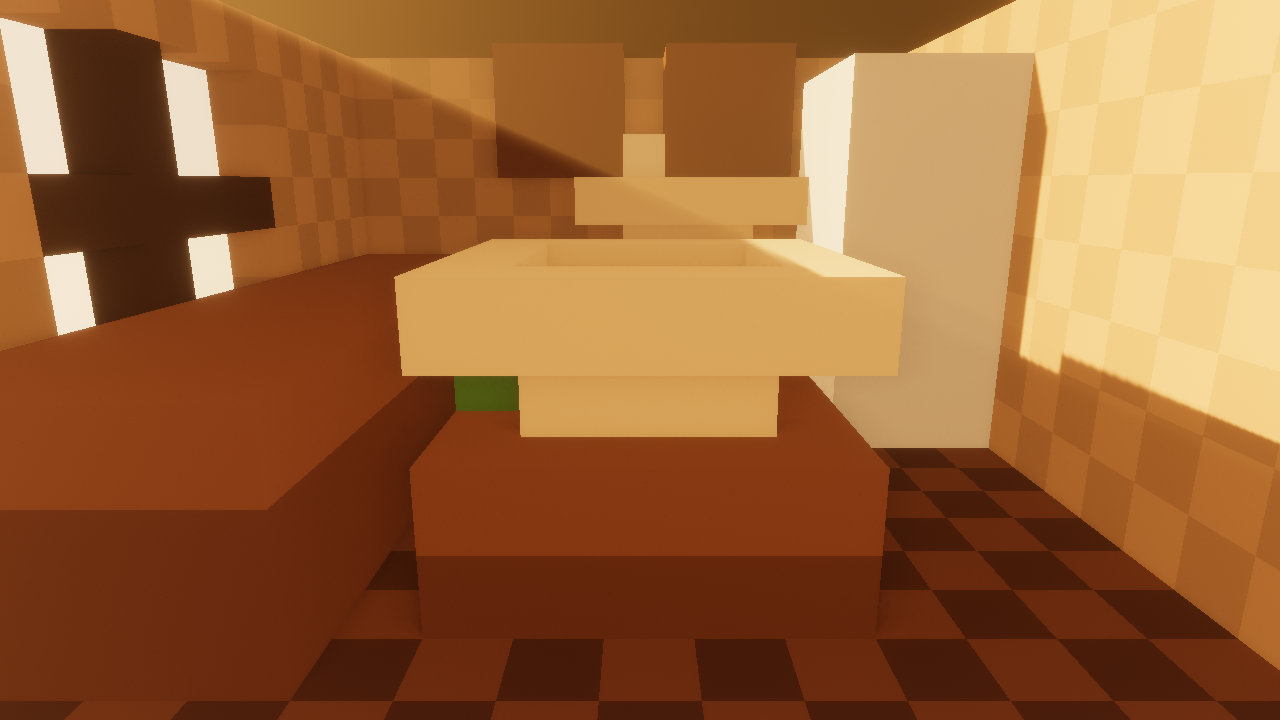
#> input picture hero-golden-a.png, 1280 x 720 px
$ python _pixel_measure.py ../hero-golden-a.png
#> lines starting #> are read from the running program, lines starting #| are printed output that depends on the picture
#!/usr/bin/env python3
"""Flamingo/pixel - the two numbers this round is judged on, and nothing else.

Two modes, because the two frames fail differently:

  --mode interior   HUE/VALUE SEPARATION.  Not "cool pixel %": that axis was
                    proven unreachable on an interior graded against an outdoor
                    valley reference (docs/VERDICT-b-clamp-root-cause-2026-08-20.md),
                    and chasing it is what flipped the room from sepia to blue
                    wash. What a viewer actually reads is whether the material
                    classes in frame land on DIFFERENT hues at DIFFERENT values.
                    So the frame is k-means'd into 5 colour clusters and the
                    spread BETWEEN cluster centres is reported. A sepia frame has
                    5 centres on one hue; a separated frame does not.

  --mode sky        SKY vs GROUND.  Fixed horizontal bands, printed with the
                    result so the reduction is never in doubt, and identical on
                    both sides of every A/B here. Band choice is plate-bound (see
                    px-thresholds-are-plate-bound): valid for the pinned
                    beach_dusk vista framing at 1280x720 ONLY.

Read-only. Prints a table; exits 0 unless a file is missing (2).
"""
import sys, os, math
import numpy as np
from PIL import Image

SKY_ROWS = (0, 55)        # beach_dusk pinned vista, 1280x720: pure dome
GND_ROWS = (420, 720)     # ... and pure lit ground


def rgb_hsl(a):
    """a: HxWx3 float 0..1 -> (hue_deg, sat, lightness)."""
    mx, mn = a.max(-1), a.min(-1)
    d = mx - mn
    L = (mx + mn) * 0.5
    denom = np.where(L < 0.5, mx + mn, 2.0 - mx - mn)
    S = np.where(d == 0, 0.0, d / np.where(denom == 0, 1.0, denom))
    dd = np.where(d == 0, 1.0, d)
    r, g, b = a[..., 0], a[..., 1], a[..., 2]
    h = np.where(mx == r, ((g - b) / dd) % 6,
        np.where(mx == g, (b - r) / dd + 2, (r - g) / dd + 4)) * 60.0
    return h, S, L


def hue_dist(h1, h2):
    d = abs(h1 - h2) % 360.0
    return min(d, 360.0 - d)


def kmeans(x, k, iters=40, seed=0):
    """Tiny deterministic k-means. seed fixed so a re-run reproduces the table."""
    rng = np.random.default_rng(seed)
    c = x[rng.choice(len(x), k, replace=False)]
    for _ in range(iters):
        d = ((x[:, None, :] - c[None, :, :]) ** 2).sum(-1)
        lab = d.argmin(1)
        for j in range(k):
            m = lab == j
            if m.any():
                c[j] = x[m].mean(0)
    return c, lab


def interior(path, k=5):
    im = Image.open(path).convert("RGB")
    a = np.asarray(im).astype(np.float64) / 255.0
    h, s, L = rgb_hsl(a)

    # Occupied hue bins - chromatic pixels only, and a bin has to hold >=0.5%
    # of them to count (so one stray texel is not "a colour in the frame").
    sel = (s > 0.06) & (L > 0.03) & (L < 0.97)
    hh = h[sel]
    bins = np.histogram(hh, bins=24, range=(0, 360))[0]
    occ = int((bins > max(1, hh.size * 0.005)).sum())
    span = float(np.percentile(hh, 95) - np.percentile(hh, 5)) if hh.size else 0.0

    # Cluster the frame and measure how far apart the clusters actually are.
    flat = a.reshape(-1, 3)
    step = max(1, len(flat) // 60000)
    c, _ = kmeans(flat[::step].copy(), k)
    ch, cs, cL = rgb_hsl(c[None, :, :])
    ch, cs, cL = ch[0], cs[0], cL[0]
    order = np.argsort(cL)
    ch, cs, cL, c = ch[order], cs[order], cL[order], c[order]
    hue_spread = max(hue_dist(ch[i], ch[j]) for i in range(k) for j in range(k))
    val_spread = float(cL.max() - cL.min())

    print(f"  {os.path.basename(path)}")
    print(f"    hue bins occupied  {occ}/24        hue p5-p95 span  {span:6.1f} deg")
    print(f"    cluster hue spread {hue_spread:6.1f} deg   cluster value spread {val_spread:6.3f}")
    print(f"    L  mean {L.mean():.3f}  p5 {np.percentile(L,5):.3f}  p95 {np.percentile(L,95):.3f}"
          f"   warm(R>B) {100*(a[...,0]>a[...,2]).mean():5.1f}%  cool(B>=R) {100*(a[...,2]>=a[...,0]).mean():5.1f}%")
    for i in range(k):
        rgb = tuple((c[i] * 255).round().astype(int).tolist())
        print(f"      c{i}  rgb{str(rgb):>18}  hue {ch[i]:6.1f}  sat {cs[i]:.2f}  L {cL[i]:.3f}")
    return dict(occ=occ, span=span, hue_spread=hue_spread, val_spread=val_spread)


def sky(path):
    im = Image.open(path).convert("RGB")
    a = np.asarray(im).astype(np.float64)
    if a.shape[0] != 720 or a.shape[1] != 1280:
        print(f"  {os.path.basename(path)}  REFUSED - bands are pinned to 1280x720, got {a.shape[1]}x{a.shape[0]}")
        return None
    lum = 0.2126 * a[..., 0] + 0.7152 * a[..., 1] + 0.0722 * a[..., 2]
    sk, gd = lum[SKY_ROWS[0]:SKY_ROWS[1]], lum[GND_ROWS[0]:GND_ROWS[1]]
    skr = a[SKY_ROWS[0]:SKY_ROWS[1]].reshape(-1, 3)
    sm, gm = float(np.median(sk)), float(np.median(gd))
    blown = 100.0 * float((skr.min(1) >= 250).mean())
    h, s, L = rgb_hsl(a[SKY_ROWS[0]:SKY_ROWS[1]] / 255.0)
    chroma = s > 0.04
    hspan = float(np.percentile(h[chroma], 95) - np.percentile(h[chroma], 5)) if chroma.any() else 0.0
    print(f"  {os.path.basename(path)}")
    print(f"    sky_median_L {sm:7.2f}   ground_median_L {gm:7.2f}   ratio {sm/gm:6.3f}   (target 1.80)")
    print(f"    sky rgb mean {str(tuple(skr.mean(0).round(1).tolist()))}  gradient p95-p5 {np.percentile(sk,95)-np.percentile(sk,5):6.2f}"
          f"  hue span {hspan:5.1f}  blown {blown:5.2f}%")
    return dict(ratio=sm / gm, sky=sm, gnd=gm)


def main():
    mode = "interior"
    args = []
    for a in sys.argv[1:]:
        if a == "--mode":
            mode = None
        elif mode is None:
            mode = a
        else:
            args.append(a)
    missing = [p for p in args if not os.path.exists(p)]
    if missing:
        print("REFUSED - missing: " + ", ".join(missing))
        return 2
    print(f"== mode {mode} ==")
    if mode == "sky":
        print(f"   bands: sky rows {SKY_ROWS}, ground rows {GND_ROWS} (1280x720 beach_dusk vista only)")
    for p in args:
        (sky if mode == "sky" else interior)(p)
#> this loop made 1 pass
#|     hue bins occupied  2/24        hue p5-p95 span    23.0 deg
#|     cluster hue spread   21.2 deg   cluster value spread  0.583
#|     L  mean 0.407  p5 0.159  p95 0.790   warm(R>B) 100.0%  cool(B>=R)   0.0%
#|       c0  rgb      (92, 38, 13)  hue   19.1  sat 0.75  L 0.207
#|       c1  rgb     (135, 65, 23)  hue   22.4  sat 0.71  L 0.309
#|       c2  rgb     (165, 99, 41)  hue   28.0  sat 0.60  L 0.404
#|       c3  rgb    (210, 161, 95)  hue   34.6  sat 0.56  L 0.597
#|       c4  rgb   (244, 216, 159)  hue   40.2  sat 0.80  L 0.790
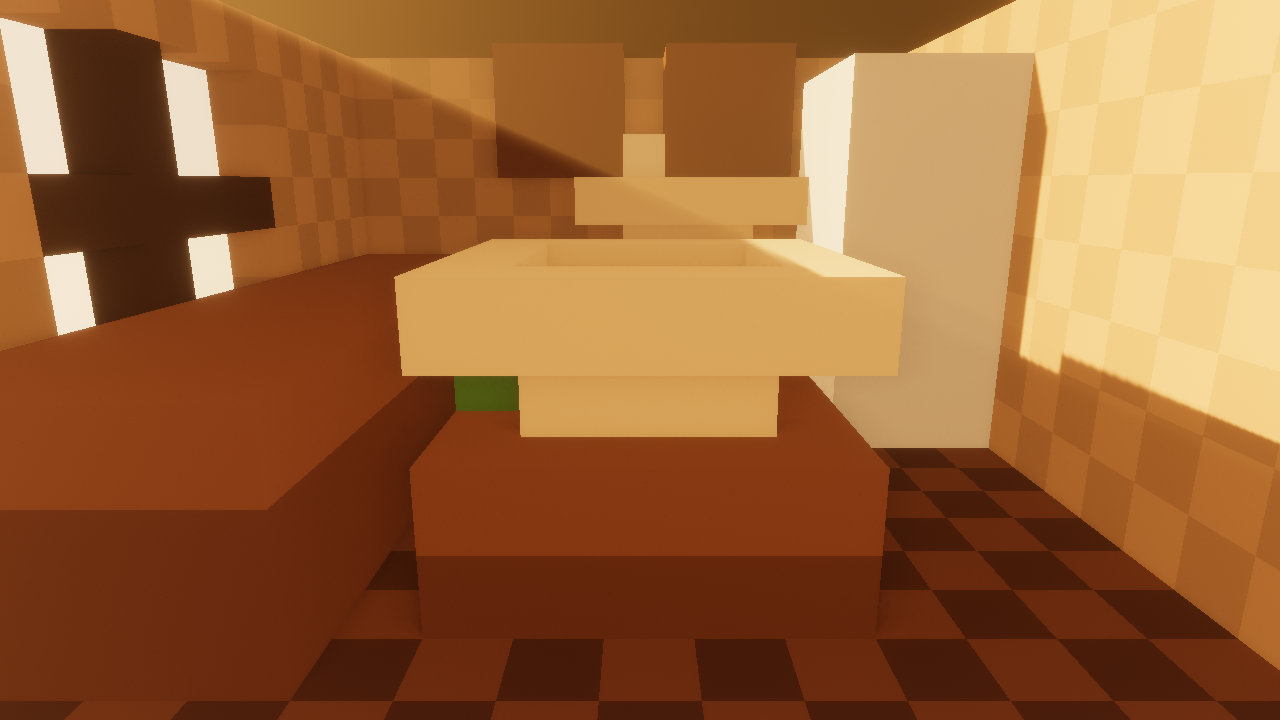
#> input picture hero-golden-a.png, 1280 x 720 px
#> pass 1, in rgb_hsl, `mx, mn = a.max(-1), a.min(-1)`:
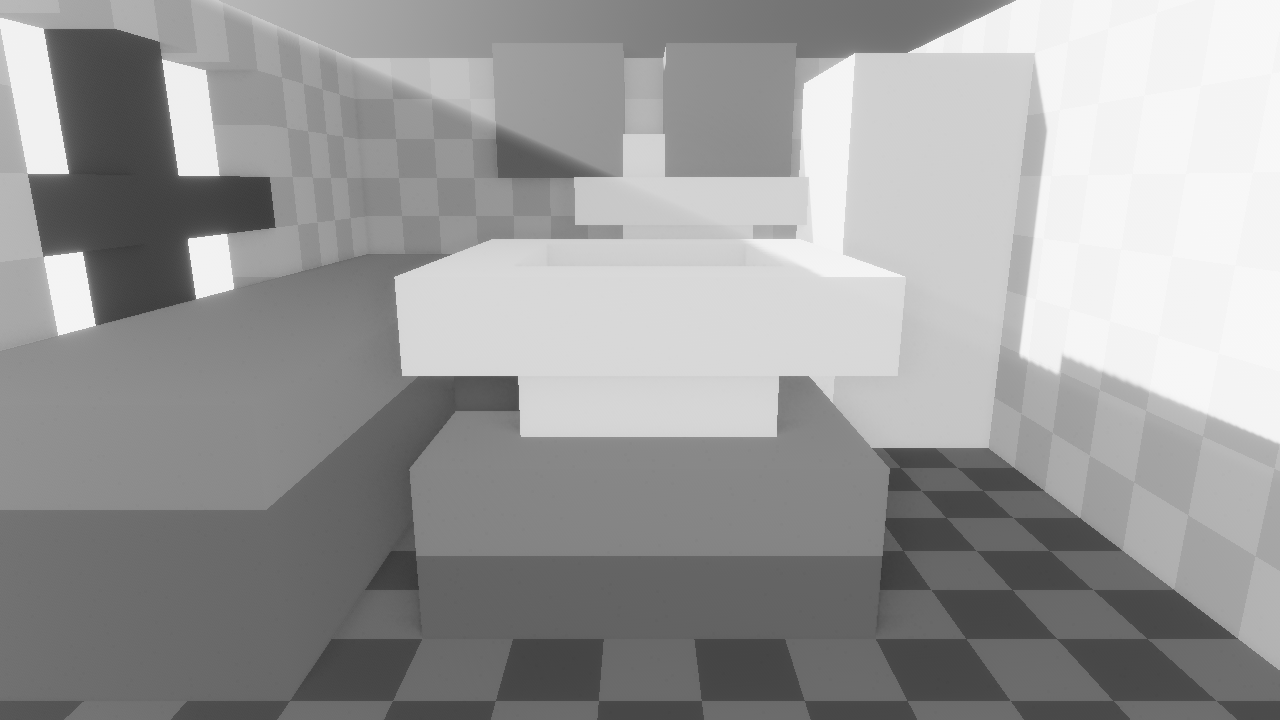
#> mx: shape (720, 1280) float64; min 0.22, max 0.973, mean 0.603
#> pass 1, in rgb_hsl, `mx, mn = a.max(-1), a.min(-1)`:
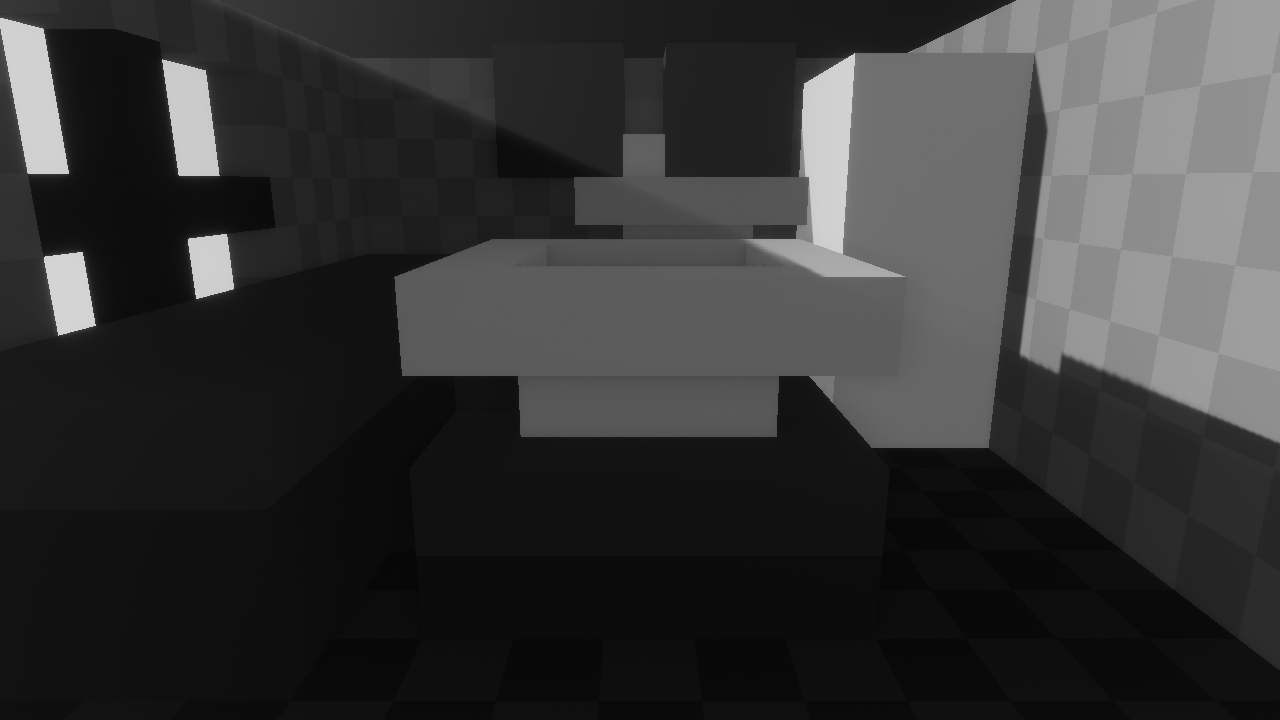
#> mn: shape (720, 1280) float64; min 0.0235, max 0.835, mean 0.21
#> pass 1, in rgb_hsl, `d = mx - mn`:
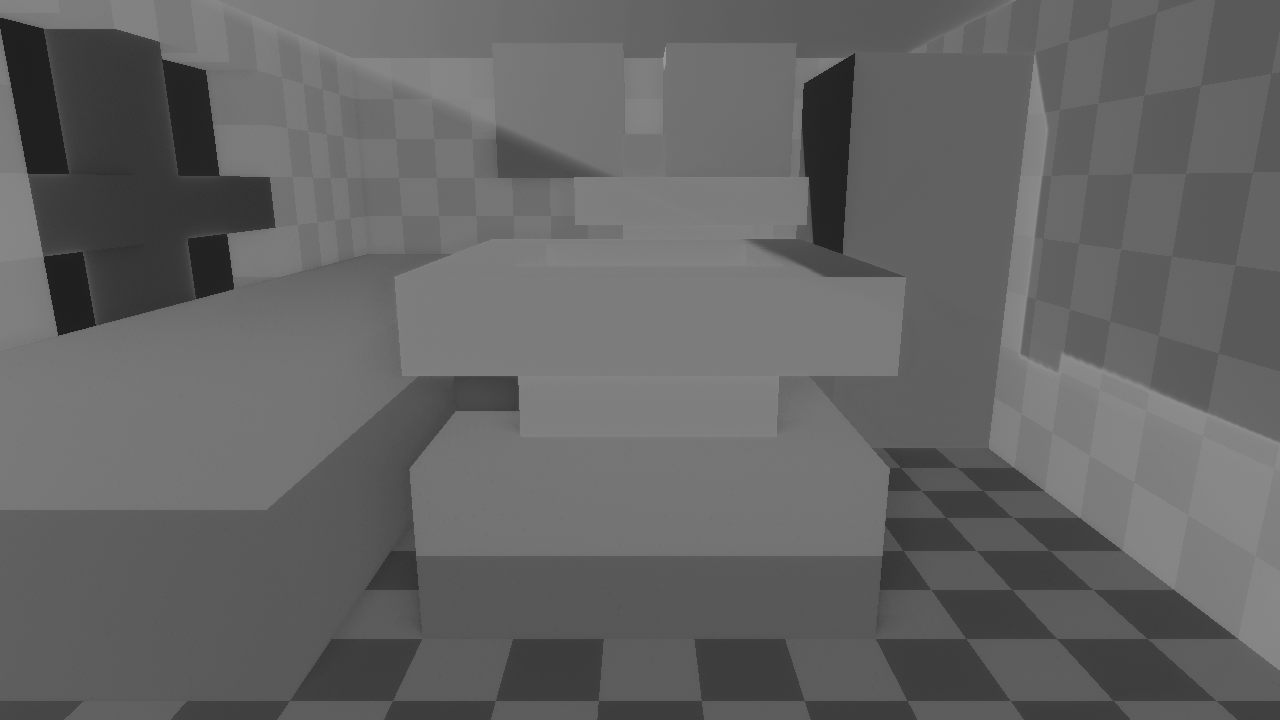
#> d: shape (720, 1280) float64; min 0.118, max 0.6, mean 0.393
    return 0


if __name__ == "__main__":
    sys.exit(main())
#> (the program exits here)
